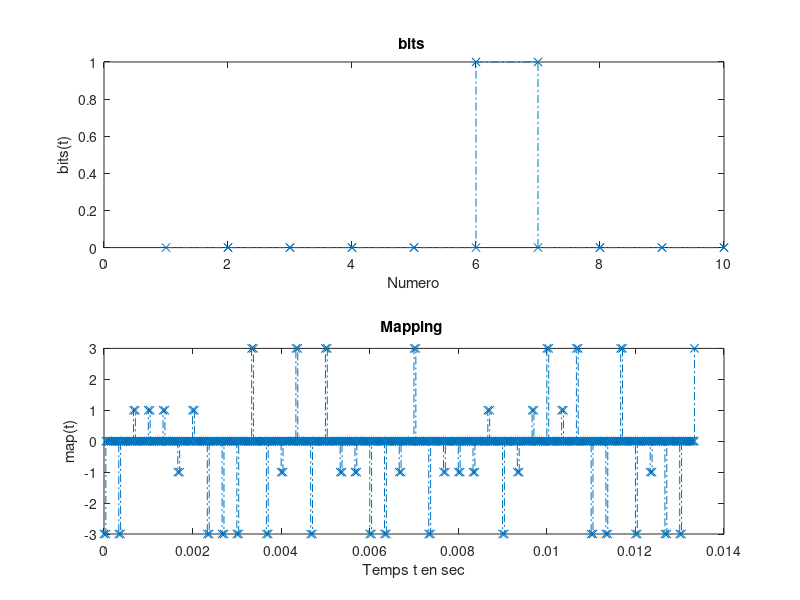
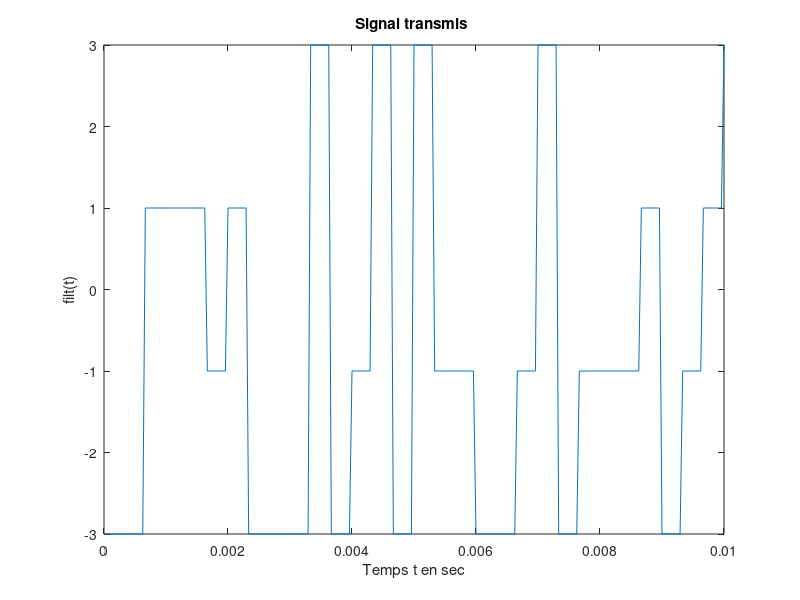
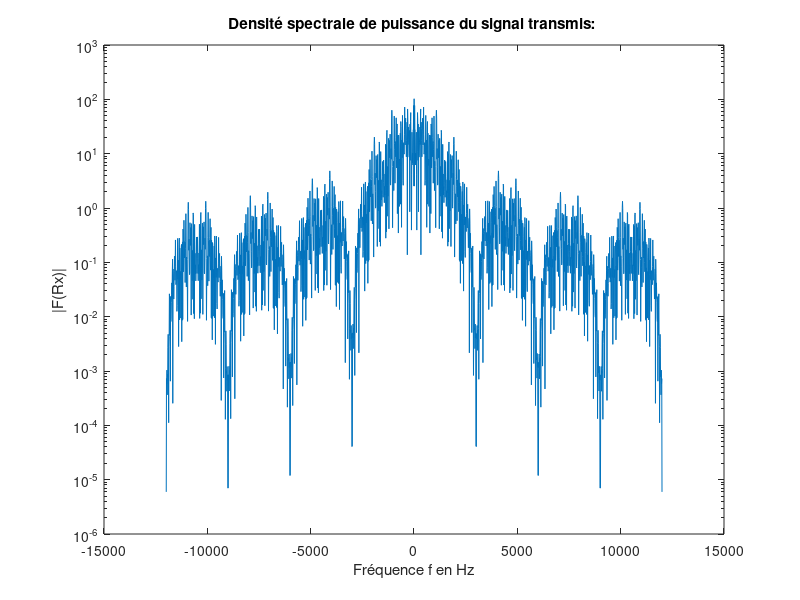
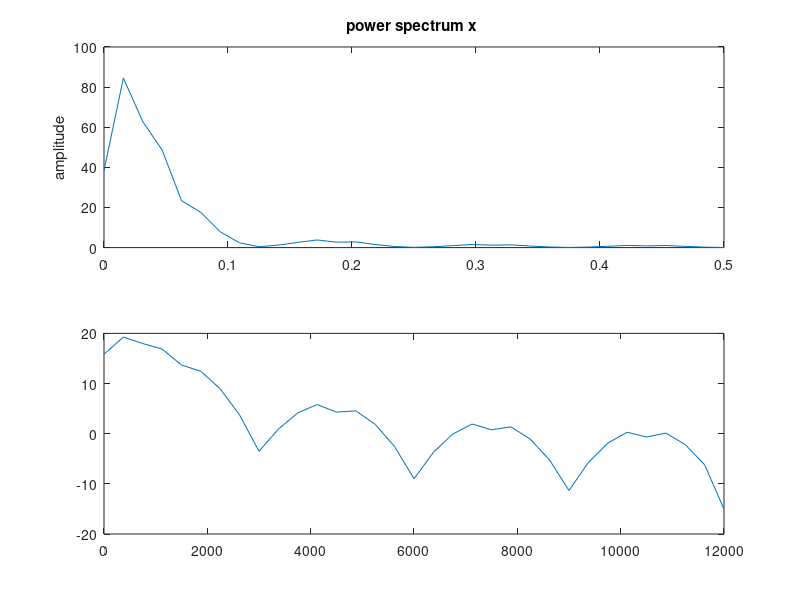

Reproduce these figures in MATLAB, in order.
clear all
close all

%% Paramètre du modulateur
Fe = 24000;
Te = 1/Fe;
Rb = 6000;
m = 2; %2 bit par symbole
Rs = Rb/m;
Ns = Fe/Rs;
Ts = Ns*Te;

%% Information binaire a transmettre
N = 300;
Nt = N*Ns;
bits = randi([0, 1], 1, N); %Signal aleatoire de N bits.

%% Mapping 2 : Symbole 4-aires de moyenne nulle
ak = [-3, -1, 1, 3]; %Mapping 4-aires a moyenne nulle
map = reshape(bits, 300/m, m); %m=2
map = bi2de(map)';
f = @(x) (ak(2)-ak(1))*x + ak(1);
map = f(map);

%% Surechantillonnage
map = kron(map, [1 zeros(1, Ns-1)]);

%%Filtrage de mise en forme
h = ones(1, Ns); %Reponse impulsionnelle de type rectangulaire de duree Ts=Ns*Te
filt = filter(h, 1, map); 

%% Plot
figure(1);
subplot(211);
stairs(1:1:10, bits(1:10), '-.x');
xlabel('Numero');
ylabel('bits(t)');
title('bits ');
subplot(212);
stairs(0:Te:Te*(5*Ns)*Ns, map(1:5*Ns*Ns+1), '-.x');
xlabel('Temps t en sec');
ylabel('map(t)');
title('Mapping ');

%% Signal transmis

figure(2);
plot(0:Te:Te*(30*Ns), filt(1:30*Ns+1));
xlabel('Temps t en sec');
ylabel('filt(t)');
title('Signal transmis ');

%% DSP du signal transmis: Methode N7

figure(3)
periodogramme_filt = 1/Nt * abs( fft(filt, 2^nextpow2(length(filt))) ).^2;
semilogy(linspace(-Fe/2, Fe/2, length(periodogramme_filt)), fftshift(periodogramme_filt));
xlabel('Fréquence f en Hz');
ylabel('|F(Rx)|');
title('Densité spectrale de puissance du signal transmis: ');

%% DSP du signal transmis: Methode Welch

figure(4)
subplot(211);
pwelch(filt);
subplot(212);
PSDx = 10*log10(pwelch(filt));
plot(linspace(0, Fe/2, length(PSDx)), PSDx);

%% DSP theorique 